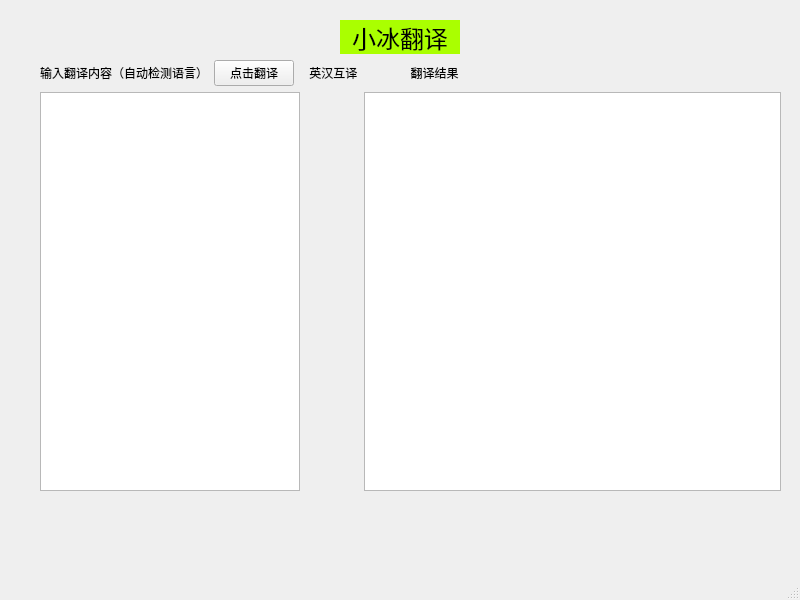
<?xml version="1.0" encoding="UTF-8"?>
<ui version="4.0">
 <class>MainWindow</class>
 <widget class="QMainWindow" name="MainWindow">
  <property name="geometry">
   <rect>
    <x>0</x>
    <y>0</y>
    <width>800</width>
    <height>600</height>
   </rect>
  </property>
  <property name="windowTitle">
   <string>MainWindow</string>
  </property>
  <widget class="QWidget" name="centralwidget">
   <widget class="QLabel" name="label">
    <property name="geometry">
     <rect>
      <x>340</x>
      <y>20</y>
      <width>120</width>
      <height>34</height>
     </rect>
    </property>
    <property name="styleSheet">
     <string notr="true">background-color: rgb(170, 255, 0);</string>
    </property>
    <property name="text">
     <string>&lt;html&gt;&lt;head/&gt;&lt;body&gt;&lt;p align=&quot;center&quot;&gt;&lt;span style=&quot; font-size:18pt;&quot;&gt;小冰翻译&lt;/span&gt;&lt;/p&gt;&lt;/body&gt;&lt;/html&gt;</string>
    </property>
   </widget>
   <widget class="QWidget" name="">
    <property name="geometry">
     <rect>
      <x>40</x>
      <y>60</y>
      <width>741</width>
      <height>431</height>
     </rect>
    </property>
    <layout class="QGridLayout" name="gridLayout">
     <item row="2" column="4">
      <widget class="QLabel" name="label_3">
       <property name="text">
        <string>              翻译结果</string>
       </property>
      </widget>
     </item>
     <item row="2" column="1">
      <widget class="QPushButton" name="pushButton">
       <property name="text">
        <string>点击翻译</string>
       </property>
      </widget>
     </item>
     <item row="2" column="0">
      <widget class="QLabel" name="label_2">
       <property name="text">
        <string>输入翻译内容（自动检测语言）</string>
       </property>
      </widget>
     </item>
     <item row="4" column="4">
      <widget class="QTextEdit" name="textEdit_2"/>
     </item>
     <item row="2" column="3">
      <widget class="QLabel" name="label_4">
       <property name="text">
        <string> 英汉互译</string>
       </property>
      </widget>
     </item>
     <item row="4" column="0" colspan="3">
      <widget class="QTextEdit" name="textEdit"/>
     </item>
    </layout>
   </widget>
  </widget>
  <widget class="QMenuBar" name="menubar">
   <property name="geometry">
    <rect>
     <x>0</x>
     <y>0</y>
     <width>800</width>
     <height>26</height>
    </rect>
   </property>
  </widget>
  <widget class="QStatusBar" name="statusbar"/>
 </widget>
 <resources/>
 <connections/>
</ui>
